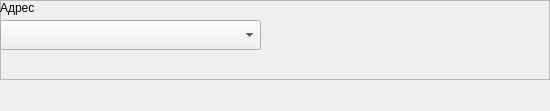
<?xml version="1.0" encoding="UTF-8"?>
<ui version="4.0">
 <class>Widget_BOD_T4K_M</class>
 <widget class="QWidget" name="Widget_BOD_T4K_M">
  <property name="geometry">
   <rect>
    <x>0</x>
    <y>0</y>
    <width>550</width>
    <height>111</height>
   </rect>
  </property>
  <property name="windowTitle">
   <string>Form</string>
  </property>
  <widget class="QFrame" name="frame">
   <property name="geometry">
    <rect>
     <x>0</x>
     <y>0</y>
     <width>550</width>
     <height>80</height>
    </rect>
   </property>
   <property name="frameShape">
    <enum>QFrame::StyledPanel</enum>
   </property>
   <property name="frameShadow">
    <enum>QFrame::Raised</enum>
   </property>
   <widget class="QComboBox" name="Num1">
    <property name="geometry">
     <rect>
      <x>0</x>
      <y>20</y>
      <width>261</width>
      <height>30</height>
     </rect>
    </property>
    <property name="sizeAdjustPolicy">
     <enum>QComboBox::AdjustToMinimumContentsLengthWithIcon</enum>
    </property>
   </widget>
   <widget class="QLabel" name="label_102">
    <property name="geometry">
     <rect>
      <x>0</x>
      <y>0</y>
      <width>71</width>
      <height>16</height>
     </rect>
    </property>
    <property name="text">
     <string>Адрес</string>
    </property>
   </widget>
  </widget>
 </widget>
 <resources/>
 <connections/>
</ui>
